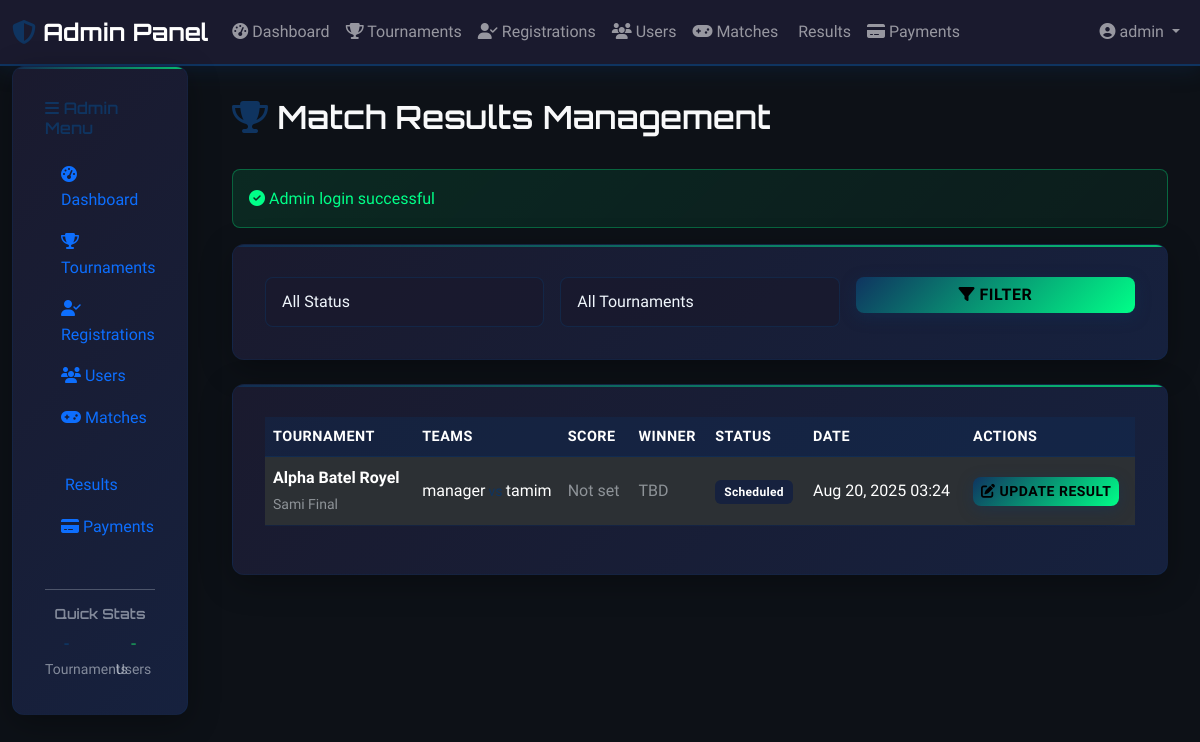
Before: /admin/results.php (signed in) with the older database file.
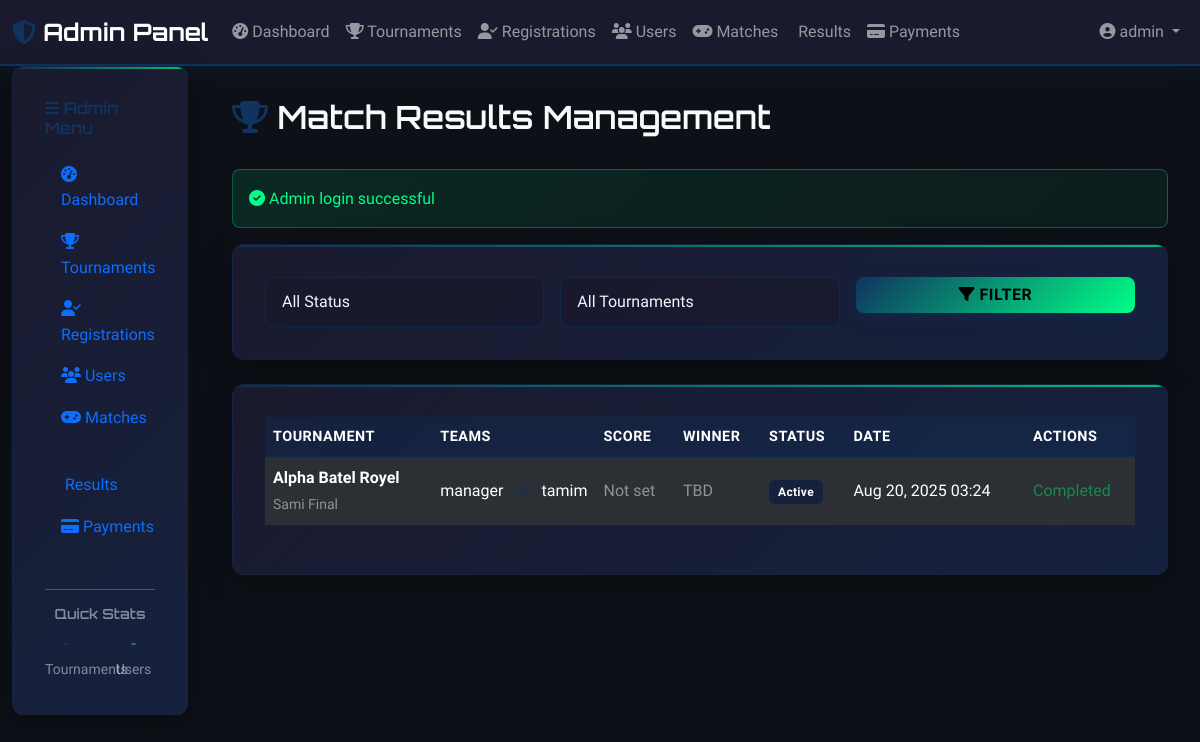
After: the same page with the newer database file.
### tables this page shows
CREATE TABLE matches (
                    id INTEGER PRIMARY KEY AUTOINCREMENT,
                    tournament_id INTEGER NOT NULL,
                    team1_id INTEGER NOT NULL,
                    team2_id INTEGER NOT NULL,
                    team1_name VARCHAR(100),
                    team2_name VARCHAR(100),
                    status VARCHAR(20) DEFAULT 'scheduled',
                    score1 INTEGER,
                    score2 INTEGER,
                    winner_id INTEGER,
                    scheduled_at DATETIME,
                    started_at DATETIME,
                    completed_at DATETIME,
                    created_at DATETIME DEFAULT CURRENT_TIMESTAMP, scheduled_date DATETIME, updated_at TIMESTAMP DEFAULT CURRENT_TIMESTAMP, round VARCHAR(50), notes TEXT,
                    FOREIGN KEY (tournament_id) REFERENCES tournaments(id) ON DELETE CASCADE,
                    FOREIGN KEY (team1_id) REFERENCES users(id),
                    FOREIGN KEY (team2_id) REFERENCES users(id),
                    FOREIGN KEY (winner_id) REFERENCES users(id)
                );

CREATE TABLE tournaments (
                    id INTEGER PRIMARY KEY AUTOINCREMENT,
                    name VARCHAR(200) NOT NULL,
                    description TEXT,
                    game_type VARCHAR(100) NOT NULL,
                    max_teams INTEGER NOT NULL,
                    entry_fee DECIMAL(10,2) DEFAULT 0,
                    prize_pool DECIMAL(10,2) DEFAULT 0,
                    start_date DATETIME,
                    end_date DATETIME,
                    status VARCHAR(20) DEFAULT 'upcoming',
                    thumbnail VARCHAR(255),
                    created_at DATETIME DEFAULT CURRENT_TIMESTAMP,
                    updated_at DATETIME DEFAULT CURRENT_TIMESTAMP
                , winner_id INTEGER, runner_up_id INTEGER, third_place_id INTEGER, winner_prize DECIMAL(10,2) DEFAULT 0.00, runner_up_prize DECIMAL(10,2) DEFAULT 0.00, third_place_prize DECIMAL(10,2) DEFAULT 0.00);

### includes/functions.php (called while the page is built, shortened)
<?php
function formatDate($date, $format = 'M d, Y H:i') {
    return date($format, strtotime($date));
}
?>

### admin/results.php (the view, shortened to what the rows shown need)
<?php
require_once '../config/config.php';
$action = $_GET['action'] ?? 'list';
if ($action === 'list') {
    $whereClause = 'WHERE 1=1';
    $params = [];
    $stmt = $pdo->prepare("
        SELECT m.*, t.name as tournament_name,
               u1.username as team1_name, u1.full_name as team1_fullname,
               u2.username as team2_name, u2.full_name as team2_fullname,
               w.username as winner_name
        FROM matches m
        JOIN tournaments t ON m.tournament_id = t.id
        JOIN users u1 ON m.team1_id = u1.id
        JOIN users u2 ON m.team2_id = u2.id
        LEFT JOIN users w ON m.winner_id = w.id
        $whereClause
        ORDER BY m.scheduled_date DESC, m.created_at DESC
    ");
    $stmt->execute($params);
    $matches = $stmt->fetchAll();
}
?>
<!DOCTYPE html>
<html lang="en">
<head>
    <link href="https://cdn.jsdelivr.net/npm/bootstrap@5.3.0/dist/css/bootstrap.min.css" rel="stylesheet">
    <link rel="stylesheet" href="https://cdnjs.cloudflare.com/ajax/libs/font-awesome/6.4.0/css/all.min.css">
    <link rel="stylesheet" href="../assets/css/style.css">
</head>
<body>
    <div class="container-fluid">
        <div class="row">
            <div class="col-lg-9 col-xl-10 main-content">
                <div class="d-flex justify-content-between align-items-center mb-4">
                    <h2 class="text-light">
                        <i class="fas fa-trophy text-accent"></i> Match Results Management
                    </h2>
                </div>
                <?php if ($action === 'list'): ?>
                    <div class="gaming-card">
                        <?php if (empty($matches)): ?>
                            <div class="text-center py-5">
                                <i class="fas fa-gamepad fa-4x text-accent mb-3"></i>
                                <h4>No Matches Found</h4>
                                <p class="text-light-50">No matches match your current filters</p>
                            </div>
                        <?php else: ?>
                            <div class="table-responsive">
                                <table class="table table-dark table-striped">
                                    <thead>
                                        <tr>
                                            <th>Tournament</th>
                                            <th>Teams</th>
                                            <th>Score</th>
                                            <th>Winner</th>
                                            <th>Status</th>
                                            <th>Date</th>
                                            <th>Actions</th>
                                        </tr>
                                    </thead>
                                    <tbody>
                                        <?php foreach ($matches as $m): ?>
                                            <tr>
                                                <td>
                                                    <strong><?= htmlspecialchars($m['tournament_name']) ?></strong><br>
                                                    <?php if ($m['round']): ?>
                                                        <small class="text-light-50"><?= htmlspecialchars($m['round']) ?></small>
                                                    <?php endif; ?>
                                                </td>
                                                <td>
                                                    <div class="d-flex justify-content-between align-items-center">
                                                        <span><?= htmlspecialchars($m['team1_name']) ?></span>
                                                        <small class="text-accent">vs</small>
                                                        <span><?= htmlspecialchars($m['team2_name']) ?></span>
                                                    </div>
                                                </td>
                                                <td>
                                                    <?php if ($m['score1'] !== null && $m['score2'] !== null): ?>
                                                        <span class="fw-bold"><?= $m['score1'] ?> - <?= $m['score2'] ?></span>
                                                    <?php else: ?>
                                                        <span class="text-light-50">Not set</span>
                                                    <?php endif; ?>
                                                </td>
                                                <td>
                                                    <?php if ($m['winner_name']): ?>
                                                        <span class="text-accent fw-bold"><?= htmlspecialchars($m['winner_name']) ?></span>
                                                    <?php else: ?>
                                                        <span class="text-light-50">TBD</span>
                                                    <?php endif; ?>
                                                </td>
                                                <td>
                                                    <span class="badge bg-<?= $m['status'] === 'completed' ? 'success' : ($m['status'] === 'live' ? 'warning' : ($m['status'] === 'pending_review' ? 'info' : 'secondary')) ?>">
                                                        <?= ucfirst(str_replace('_', ' ', $m['status'])) ?>
                                                    </span>
                                                </td>
                                                <td>
                                                    <?php if ($m['scheduled_date']): ?>
                                                        <?= formatDate($m['scheduled_date']) ?>
                                                    <?php else: ?>
                                                        <span class="text-light-50">Not scheduled</span>
                                                    <?php endif; ?>
                                                </td>
                                                <td>
                                                    <?php if (in_array($m['status'], ['scheduled', 'live', 'pending_review'])): ?>
                                                        <a href="results.php?action=update&id=<?= $m['id'] ?>" class="btn btn-sm btn-accent">
                                                            <i class="fas fa-edit"></i> Update Result
                                                        </a>
                                                    <?php else: ?>
                                                        <span class="text-success">Completed</span>
                                                    <?php endif; ?>
                                                </td>
                                            </tr>
                                        <?php endforeach; ?>
                                    </tbody>
                                </table>
                            </div>
                        <?php endif; ?>
                    </div>
                <?php endif; ?>
            </div>
        </div>
    </div>
</body>
</html>

Changed rows visible on the page:
changed matches "Sami Final": status "Scheduled" → "Active"; status "UPDATE RESULT" → "Completed"
